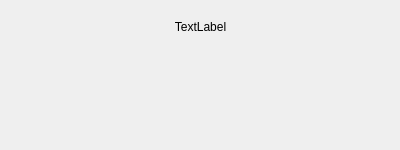
<?xml version="1.0" encoding="UTF-8"?>
<ui version="4.0">
 <class>Window_model</class>
 <widget class="QMainWindow" name="Window_model">
  <property name="geometry">
   <rect>
    <x>0</x>
    <y>0</y>
    <width>400</width>
    <height>150</height>
   </rect>
  </property>
  <property name="windowTitle">
   <string>MainWindow</string>
  </property>
  <widget class="QWidget" name="centralwidget">
   <widget class="QLabel" name="lblText">
    <property name="geometry">
     <rect>
      <x>30</x>
      <y>20</y>
      <width>341</width>
      <height>101</height>
     </rect>
    </property>
    <property name="text">
     <string>TextLabel</string>
    </property>
    <property name="alignment">
     <set>Qt::AlignHCenter|Qt::AlignTop</set>
    </property>
   </widget>
  </widget>
 </widget>
 <resources/>
 <connections/>
</ui>
